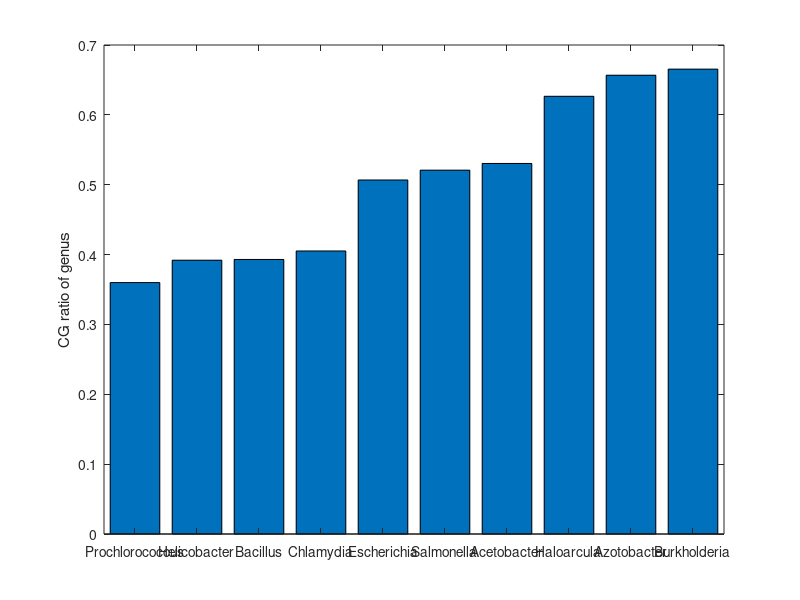

This figure's MATLAB source:
clc
clear all
close all

temp = load('pdf_w1');

pdf = temp.pdf;


temp = load('CM_205_2018');

n_m_g = temp.group205;
mi_name_selection = temp.name205;

unique_g = unique(n_m_g);

for i = 1 : 10
   
    
    a = find(n_m_g == i);
    
    
    group_name_p = mi_name_selection{a(1)};
    
    b = strfind(group_name_p,' ');
    
    group_name{i} = group_name_p(1:b(1)-1);
    
    
    
    
end


for i = 1 : 10
   
    a = find(n_m_g == i);
    
    for j = 1 : length(a)
       
        cg_ratio_p{i}(j) = pdf{a(j)}(2) + pdf{a(j)}(3);
        
        
    end
    
    cg_ratio_r(i) = mean(cg_ratio_p{i});
    
    
    
end


[cg_s1 cg_s2] = sort(cg_ratio_r);
group_s = group_name(cg_s2);

bar(1:10,cg_s1)
set(gca,'xtick',[1:10],'xticklabel',group_s )
xtickangle(90)
xlim([0.5 10.5])
ylabel('CG ratio of genus')